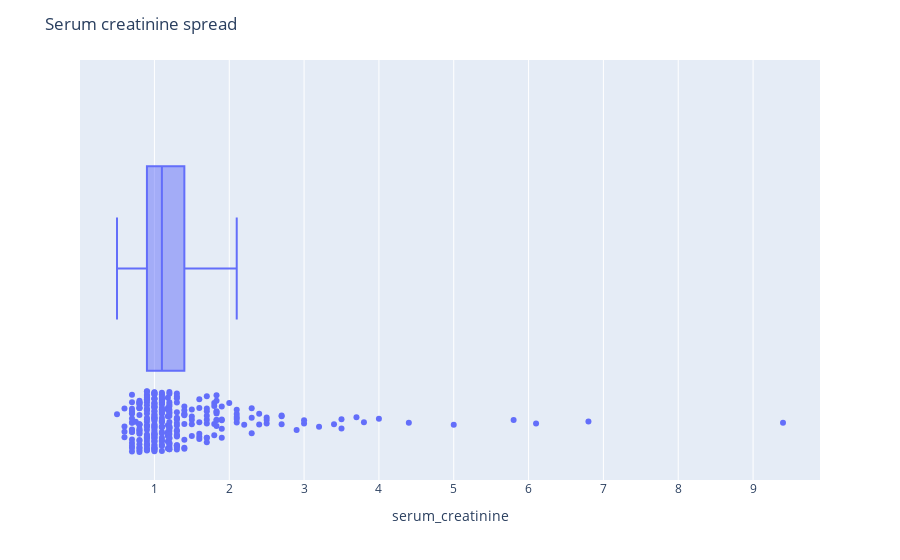

The code cell stored with this chart in its notebook:
### Markdown cell above
#### Serum creatinine

### Code cell
# Boxplot for serum_creatinine
fig = px.box(df.toPandas(), x='serum_creatinine', points="all")
fig.update_layout(
    title_text="Serum creatinine spread")
fig.show()

### Figure 1 — Plotly figure (JSON) as saved in the notebook; plotly's stock layout.template omitted (floating-point values rounded to 4 significant figures; data arrays with more than 128 entries replaced by an {"elided": "..."} marker saying what was removed)
{"data": [{"alignmentgroup": "True", "boxpoints": "all", "hovertemplate": "serum_creatinine=%{x}<extra></extra>", "legendgroup": "", "marker": {"color": "#636efa"}, "name": "", "notched": false, "offsetgroup": "", "orientation": "h", "showlegend": false, "type": "box", "x": {"elided": "297 float values"}, "x0": " ", "xaxis": "x", "y0": " ", "yaxis": "y"}], "layout": {"autosize": true, "boxmode": "group", "legend": {"tracegroupgap": 0}, "margin": {"t": 60}, "title": {"text": "Serum creatinine spread"}, "xaxis": {"anchor": "y", "autorange": true, "domain": [0, 1], "range": [0.005556, 9.894], "title": {"text": "serum_creatinine"}, "type": "linear"}, "yaxis": {"anchor": "x", "autorange": true, "domain": [0, 1], "range": [-0.5138, 0.5], "type": "category"}}}
